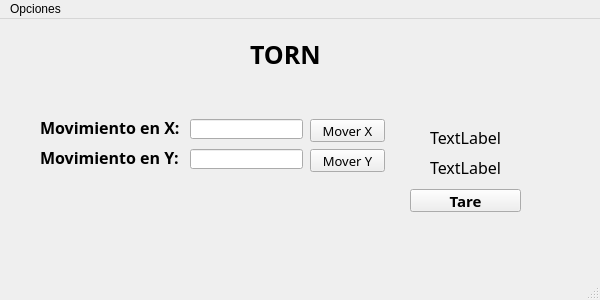
<?xml version="1.0" encoding="UTF-8"?>
<ui version="4.0">
 <class>MainWindow</class>
 <widget class="QMainWindow" name="MainWindow">
  <property name="geometry">
   <rect>
    <x>0</x>
    <y>0</y>
    <width>600</width>
    <height>300</height>
   </rect>
  </property>
  <property name="windowTitle">
   <string>TORNO</string>
  </property>
  <widget class="QWidget" name="centralwidget">
   <widget class="QLabel" name="mov_x_l">
    <property name="geometry">
     <rect>
      <x>40</x>
      <y>100</y>
      <width>141</width>
      <height>16</height>
     </rect>
    </property>
    <property name="font">
     <font>
      <family>MS Gothic</family>
      <pointsize>12</pointsize>
      <weight>75</weight>
      <bold>true</bold>
     </font>
    </property>
    <property name="text">
     <string>Movimiento en X:</string>
    </property>
   </widget>
   <widget class="QLabel" name="mov_y_l">
    <property name="geometry">
     <rect>
      <x>40</x>
      <y>130</y>
      <width>141</width>
      <height>16</height>
     </rect>
    </property>
    <property name="font">
     <font>
      <family>MS Gothic</family>
      <pointsize>12</pointsize>
      <weight>75</weight>
      <bold>true</bold>
     </font>
    </property>
    <property name="text">
     <string>Movimiento en Y:</string>
    </property>
   </widget>
   <widget class="QLabel" name="mov_x_value">
    <property name="geometry">
     <rect>
      <x>430</x>
      <y>110</y>
      <width>71</width>
      <height>16</height>
     </rect>
    </property>
    <property name="font">
     <font>
      <family>MS Gothic</family>
      <pointsize>12</pointsize>
     </font>
    </property>
    <property name="text">
     <string>TextLabel</string>
    </property>
   </widget>
   <widget class="QLabel" name="mov_y_value">
    <property name="geometry">
     <rect>
      <x>430</x>
      <y>140</y>
      <width>71</width>
      <height>16</height>
     </rect>
    </property>
    <property name="font">
     <font>
      <family>MS Gothic</family>
      <pointsize>12</pointsize>
     </font>
    </property>
    <property name="text">
     <string>TextLabel</string>
    </property>
   </widget>
   <widget class="QLabel" name="torno">
    <property name="geometry">
     <rect>
      <x>250</x>
      <y>10</y>
      <width>71</width>
      <height>51</height>
     </rect>
    </property>
    <property name="font">
     <font>
      <family>MS Gothic</family>
      <pointsize>19</pointsize>
      <weight>75</weight>
      <bold>true</bold>
     </font>
    </property>
    <property name="text">
     <string>TORNO</string>
    </property>
   </widget>
   <widget class="QPushButton" name="tare">
    <property name="geometry">
     <rect>
      <x>410</x>
      <y>170</y>
      <width>111</width>
      <height>23</height>
     </rect>
    </property>
    <property name="font">
     <font>
      <family>MS Gothic</family>
      <pointsize>11</pointsize>
      <weight>75</weight>
      <bold>true</bold>
     </font>
    </property>
    <property name="autoFillBackground">
     <bool>false</bool>
    </property>
    <property name="styleSheet">
     <string notr="true"/>
    </property>
    <property name="text">
     <string>Tare</string>
    </property>
   </widget>
   <widget class="QLineEdit" name="input_x">
    <property name="geometry">
     <rect>
      <x>190</x>
      <y>100</y>
      <width>113</width>
      <height>20</height>
     </rect>
    </property>
    <property name="font">
     <font>
      <family>MS Gothic</family>
      <pointsize>10</pointsize>
     </font>
    </property>
   </widget>
   <widget class="QLineEdit" name="input_y">
    <property name="geometry">
     <rect>
      <x>190</x>
      <y>130</y>
      <width>113</width>
      <height>20</height>
     </rect>
    </property>
    <property name="font">
     <font>
      <family>MS Gothic</family>
      <pointsize>10</pointsize>
     </font>
    </property>
   </widget>
   <widget class="QPushButton" name="mover_x">
    <property name="geometry">
     <rect>
      <x>310</x>
      <y>100</y>
      <width>75</width>
      <height>23</height>
     </rect>
    </property>
    <property name="font">
     <font>
      <family>MS Gothic</family>
      <pointsize>10</pointsize>
     </font>
    </property>
    <property name="text">
     <string>Mover X</string>
    </property>
   </widget>
   <widget class="QPushButton" name="mover_y">
    <property name="geometry">
     <rect>
      <x>310</x>
      <y>130</y>
      <width>75</width>
      <height>23</height>
     </rect>
    </property>
    <property name="font">
     <font>
      <family>MS Gothic</family>
      <pointsize>10</pointsize>
     </font>
    </property>
    <property name="text">
     <string>Mover Y</string>
    </property>
   </widget>
  </widget>
  <widget class="QMenuBar" name="menubar">
   <property name="geometry">
    <rect>
     <x>0</x>
     <y>0</y>
     <width>600</width>
     <height>21</height>
    </rect>
   </property>
   <widget class="QMenu" name="menuSalir">
    <property name="title">
     <string>Opciones</string>
    </property>
    <addaction name="actionSalir"/>
   </widget>
   <addaction name="menuSalir"/>
  </widget>
  <widget class="QStatusBar" name="statusbar"/>
  <action name="actionSalir">
   <property name="text">
    <string>Salir</string>
   </property>
  </action>
 </widget>
 <resources/>
 <connections/>
</ui>
